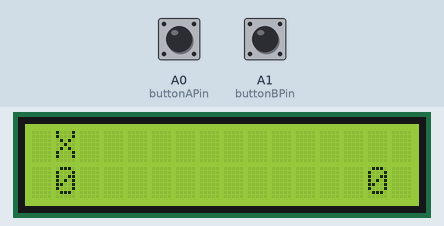
This sketch was run on a simulated Particle Photon. Shown: 16×2 character LCD. Inputs (shaded band) come from the test bench; at power-on: A0 (buttonAPin) HIGH, A1 (buttonBPin) HIGH.

Above: at 1.2 s.
1.3 s: A0 (buttonAPin) pulled LOW for 3.2 s
At 5.6 s:
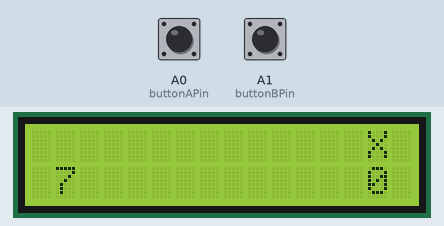
6.0 s: A0 (buttonAPin) pulled LOW for 3.2 s
At 7.9 s:
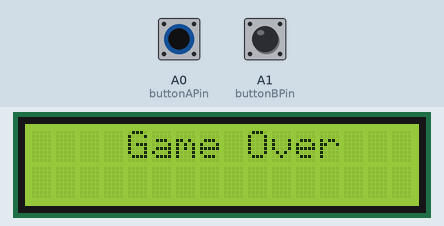
Timing chart, 0 to 9.4 s (numbered marks = the images above; inputs shaded):
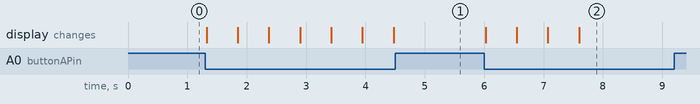

The sketch:

pingpongscorekeeper.ino
```cpp
// This #include statement was automatically added by the Spark IDE.
#include "LiquidCrystal/LiquidCrystal.h"


// Make sure to update these to match how you've wired your pins.
// pinout on LCD [RS, EN, D4, D5, D6, D7];
// pin nums LCD  [ 4,  6, 11, 12, 13, 14];
// Shield Shield [RS, EN, D4, D5, D6, D7];
// Spark Core    [D3, D5, D2, D4, D7, D8];
LiquidCrystal lcd(D0, D1, D2, D3, D4, D5);

String initializing  = "Initializing... ";
String gameOverMsg   = "    Game Over   ";
String clearStr      = "                ";
String servingAStr   = " X              ";
String servingBStr   = "              X ";

String openBracket = "{";
String closeBracket = "}";
String comma = ",";
String scoreAJSON = "\"scoreA\":";
String scoreBJSON =  "\"scoreB\":";
String servingAJSON =  "\"servingA\":";
String gameOverJSON = "\"gameOver\":";

int buttonAPin = A0;
int buttonBPin = A1;
int scoreA = 0;
int scoreB = 0;

boolean servingA = true;
boolean gameOver = false;

void setup() {
    pinMode(buttonAPin, INPUT_PULLUP);
    pinMode(buttonBPin, INPUT_PULLUP);
    lcd.begin(16, 2);
    lcd.clear();
    lcd.setCursor(0, 0);
    lcd.print(initializing);
    displayScore();
    Spark.variable("scoreA", &scoreA, INT);
    Spark.variable("scoreB", &scoreB, INT);
    Spark.variable("servingA", &servingA, BOOLEAN);
    Spark.variable("gameOver", &gameOver, BOOLEAN);
}

void loop() {
    if(readButtonInput()){
        interpretInput();
        displayScore();
        delay(500);
    }
}

void reset() {
    gameOver = false;
    servingA = true;
    scoreA = 0;
    scoreB = 0;
}

String getScoreJson(){
    return openBracket + scoreAJSON + scoreA + comma + scoreBJSON + scoreB + comma + servingAJSON + servingA + comma + gameOverJSON + gameOver + closeBracket;
}

boolean readButtonInput(){
    int valA = digitalRead(buttonAPin);
    int valB = digitalRead(buttonBPin);
    int lastScoreA = scoreA;
    int lastScoreB = scoreB;
    if(valA == LOW && valB == LOW){
        if(gameOver == true){
            reset();
        } else {
            scoreA--;
            scoreB--;
        }
    } else if(gameOver == false){
        if(valA == LOW){
            scoreA++;
        } else if(valB == LOW){
            scoreB++;
        }
    }
    if(scoreA < 0){
        scoreA = 0;
    }
    if(scoreB < 0){
        scoreB = 0;
    }
    return lastScoreA != scoreA || lastScoreB != scoreB;
}

void interpretInput(){
    if( (scoreA >= 11 && ((scoreA - 2) >= scoreB) ) ||
        (scoreB >= 11 && ((scoreB - 2) >= scoreA) ) ){
        gameOver = true;
    } else if(scoreA >= 10 && scoreB >= 10){
        servingA = !servingA;
    } else {
        if(((scoreA + scoreB) % 2) == 0){
            servingA = !servingA;
        }
    }
    Spark.publish("score", getScoreJson(), 90, PRIVATE);
}

// void scroll(int row, int speed, String oldStr, String newStr){
//     int oldStrLen = oldStr.length();
//     String scrlStr = oldStr;

//     for (int i = oldStrLen; i < 16; i++){
//         scrlStr += " ";
//     }

//     scrlStr += newStr;
//     scrlStr += clearStr;

//     for (int i = 1; i <= 16; i++){
//         lcd.setCursor(0, row);
//         lcd.print(scrlStr.substring(i, 16+i));
//         delay(speed);
//     }
// }

void displayScore(){
  if(gameOver){
      lcd.clear();
      lcd.setCursor(0, 0);
      lcd.print(gameOverMsg);
  } else {
      String scoreAStr = String(scoreA, DEC);
      String scoreBStr = String(scoreB, DEC);
      lcd.clear();
      lcd.setCursor(0, 0);
      if(servingA == true){
        lcd.print(servingAStr);
      } else {
        lcd.print(servingBStr);
      }
      lcd.setCursor(1, 1);
      lcd.print(scoreAStr);
      lcd.setCursor(16 - scoreBStr.length() - 1, 1);
      lcd.print(scoreBStr);
  }
}
```

Measured:
- after the input at 1.3 s, the display: first changes at once (image 1 shows a later state)
- after the input at 6.0 s, the display: first changes at once (image 2 shows a later state)
